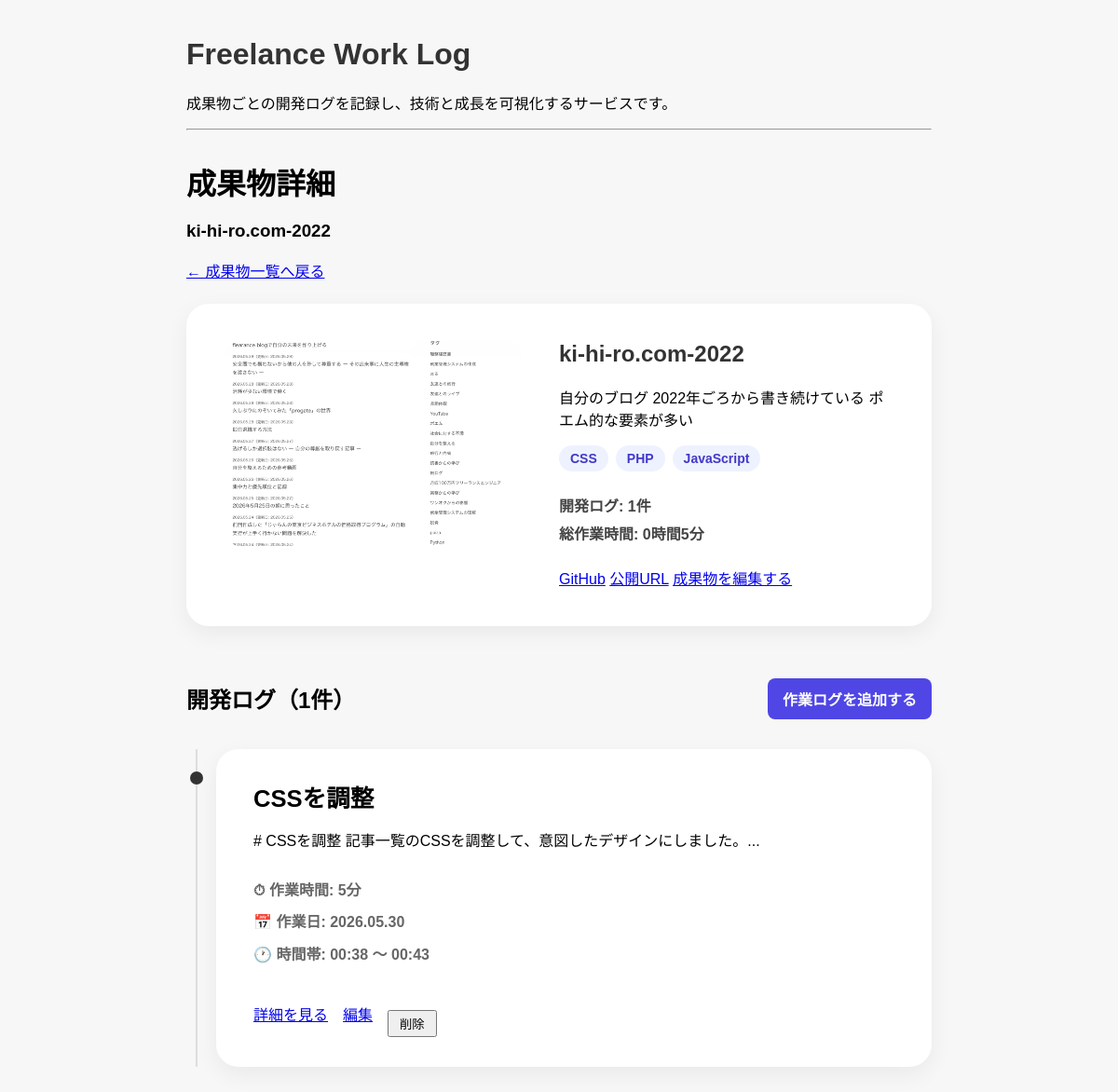
The app's page /works-page/2, older data.
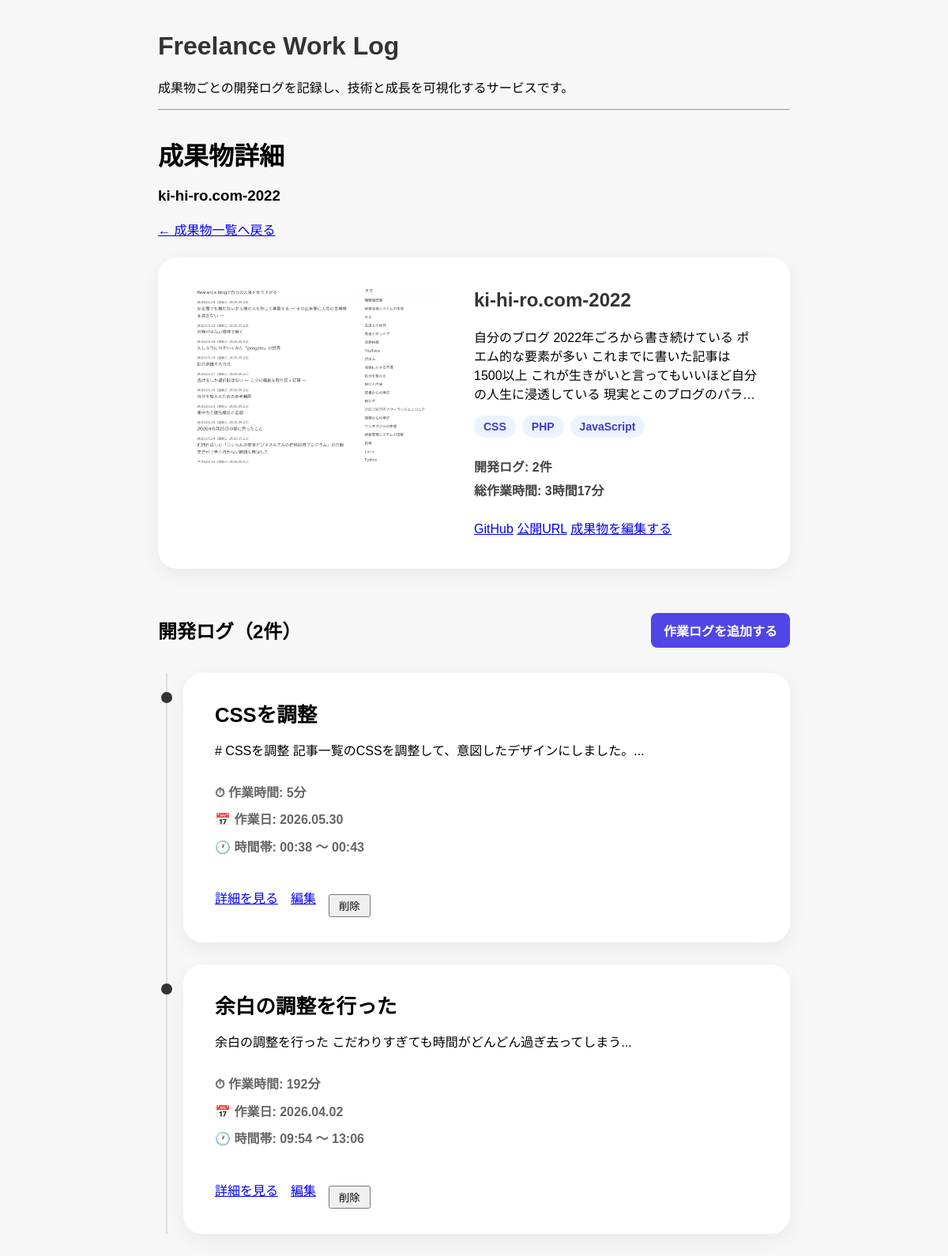
The same page, newer data.
### app/models.py (models this page shows)
class Work(Base):
    __tablename__ = "works"
    id = Column(Integer, primary_key=True, index=True)
    title = Column(String, nullable=False)
    description = Column(Text, nullable=False)
    github_url = Column(String)
    app_url = Column(String)
    tech_stack = Column(String)
    posts = relationship(
        "Post",
        back_populates="work"
    )
    image_url = Column(String)
    created_at = Column(DateTime, default=datetime.now)

class Post(Base):
    __tablename__ = "posts"
    id = Column(Integer, primary_key=True, index=True)
    title = Column(String)
    content = Column(String)
    task_type = Column(String)
    start_time = Column(DateTime)
    end_time = Column(DateTime)
    work_time_minutes = Column(Integer)
    work_id = Column(Integer, ForeignKey("works.id"))
    work = relationship(
        "Work",
        back_populates="posts"
    )
    created_at = Column(DateTime, default=datetime.now)

### app/main.py (the view)
@app.get("/works-page/{work_id}")
def work_detail_page(
    work_id: int,
    request: Request,
    db: Session = Depends(get_db)
):
    work = (
        db.query(models.Work)
        .filter(models.Work.id == work_id)
        .first()
    )
    posts = (
        db.query(models.Post)
        .filter(models.Post.work_id == work_id)
        .order_by(models.Post.start_time.desc())
        .all()
    )
    total_minutes = sum(post.work_time_minutes for post in posts)
    return templates.TemplateResponse(
        request,
        "work_detail.html",
        {
            "work": work,
            "posts": posts,
            "total_hours": total_minutes // 60,
            "remaining_minutes": total_minutes % 60,
        }
    )

### app/templates/work_detail.html (shortened to what this page needs)
{% extends "base.html" %}
{% block content %}
<h2 class="section-title">成果物詳細</h2>
<h3 class="work-page-title">{{ work.title }}</h3>
<a href="/works-page" class="back-link">
  ← 成果物一覧へ戻る
</a>
<section class="work-hero">
  {% if work.image_url %}
    <img src="{{ work.image_url }}" class="work-hero-image">
  {% endif %}
  <div class="work-hero-content">
    <h1>{{ work.title }}</h1>
    <p class="work-description">
      {{ work.description }}
    </p>
    <div class="tech-tags">
      {% for tech in work.tech_stack.split(",") %}
        <span class="tech-tag">{{ tech.strip() }}</span>
      {% endfor %}
    </div>
    <div class="work-stats">
      <p><strong>開発ログ:</strong> {{ posts|length }}件</p>
      <p><strong>総作業時間:</strong> {{ total_hours }}時間{{ remaining_minutes }}分</p>
    </div>
    <div class="work-actions">
      <a href="{{ work.github_url }}">GitHub</a>
      <a href="{{ work.app_url }}">公開URL</a>
      <a href="/works-page/{{ work.id }}/edit">成果物を編集する</a>
    </div>
  </div>
</section>
<div class="section-header">
    <h2>開発ログ（{{ posts|length }}件）</h2>
    <a href="/posts-page/new?work_id={{ work.id }}"
       class="primary-button">
        作業ログを追加する
    </a>
</div>
<div class="timeline">
  {% for post in posts %}
    <div class="timeline-item">
      <div class="timeline-marker"></div>
        <div class="timeline-card clickable-card"
            onclick="location.href='/posts-page/{{ post.id }}'">
            <h3>{{ post.title }}</h3>
            <p class="log-excerpt">
                {{ post.content[:80] }}...
            </p>
            <div class="timeline-meta">
            <p>⏱ 作業時間: {{ post.work_time_minutes }}分</p>
            {% if post.start_time.date() == post.end_time.date() %}
                <p>📅 作業日: {{ post.start_time.strftime('%Y.%m.%d') }}</p>
                <p>
                🕐 時間帯:
                {{ post.start_time.strftime('%H:%M') }}
                〜
                {{ post.end_time.strftime('%H:%M') }}
                </p>
            {% endif %}
            </div>
            <div class="timeline-actions">
                <a href="/posts-page/{{ post.id }}">詳細を見る</a>
                <a href="/posts-page/{{ post.id }}/edit">編集</a>
                <form action="/posts-page/{{ post.id }}/delete" method="post">
                    <button type="submit">削除</button>
                </form>
            </div>
        </div>
    </div>
  {% endfor %}
</div>
{% endblock %}

Row changes from the older to the newer data that the page shows:
changed Work: description "自分のブログ 2022年ごろから書き続けている ポエム的な要素が多い" → "自分のブログ 2022年ごろから書き続けている ポエム的な要素が多い これまでに書いた記事は1500以上…"
added Post: title "余白の調整を行った", content "余白の調整を行った こだわりすぎても時間がどんどん過ぎ去ってしまう", work_time_minutes "192", start_time "2026.04.02", start_time "09:54", end_time "13:06"
Text that changed along with them:
{{ posts|length }}: "1" → "2"
{{ total_hours }}: "0" → "3"
{{ remaining_minutes }}: "5" → "17"
